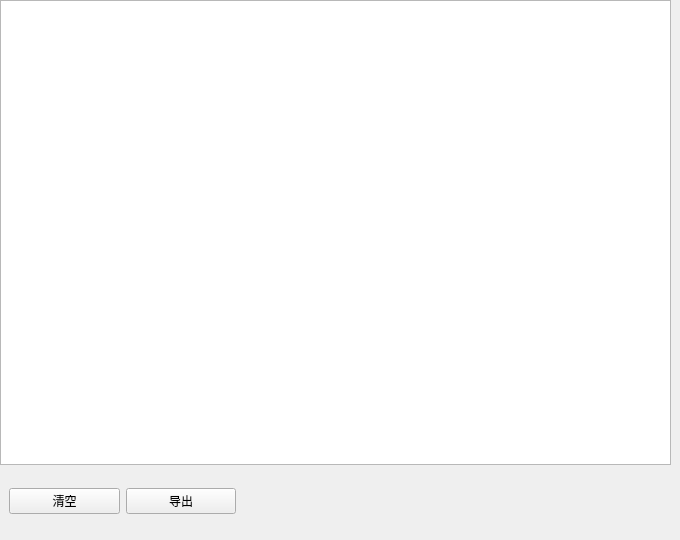
             <widget class="QWidget" name="tab_3">
              <attribute name="title">
               <string>NG表格</string>
              </attribute>
              <widget class="QWidget" name="widget_21" native="true">
               <property name="geometry">
                <rect>
                 <x>0</x>
                 <y>0</y>
                 <width>671</width>
                 <height>531</height>
                </rect>
               </property>
               <layout class="QVBoxLayout" name="verticalLayout_10">
                <property name="leftMargin">
                 <number>0</number>
                </property>
                <property name="topMargin">
                 <number>0</number>
                </property>
                <property name="rightMargin">
                 <number>0</number>
                </property>
                <property name="bottomMargin">
                 <number>0</number>
                </property>
                <item>
                 <widget class="QTableView" name="tableView_ng"/>
                </item>
                <item>
                 <widget class="QWidget" name="widget_22" native="true">
                  <property name="sizePolicy">
                   <sizepolicy hsizetype="Expanding" vsizetype="Preferred">
                    <horstretch>0</horstretch>
                    <verstretch>0</verstretch>
                   </sizepolicy>
                  </property>
                  <property name="minimumSize">
                   <size>
                    <width>0</width>
                    <height>60</height>
                   </size>
                  </property>
                  <property name="maximumSize">
                   <size>
                    <width>16777215</width>
                    <height>60</height>
                   </size>
                  </property>
                  <layout class="QHBoxLayout" name="horizontalLayout_25">
                   <item>
                    <widget class="QPushButton" name="pushButton_clear_ng_table">
                     <property name="text">
                      <string>清空</string>
                     </property>
                    </widget>
                   </item>
                   <item>
                    <widget class="QPushButton" name="pushButton_export_ng_table">
                     <property name="text">
                      <string>导出</string>
                     </property>
                    </widget>
                   </item>
                   <item>
                    <widget class="QLabel" name="label_ng_table_export_path">
                     <property name="sizePolicy">
                      <sizepolicy hsizetype="Maximum" vsizetype="Preferred">
                       <horstretch>0</horstretch>
                       <verstretch>0</verstretch>
                      </sizepolicy>
                     </property>
                     <property name="minimumSize">
                      <size>
                       <width>420</width>
                       <height>0</height>
                      </size>
                     </property>
                     <property name="text">
                      <string/>
                     </property>
                    </widget>
                   </item>
                  </layout>
                 </widget>
                </item>
               </layout>
              </widget>
             </widget>
